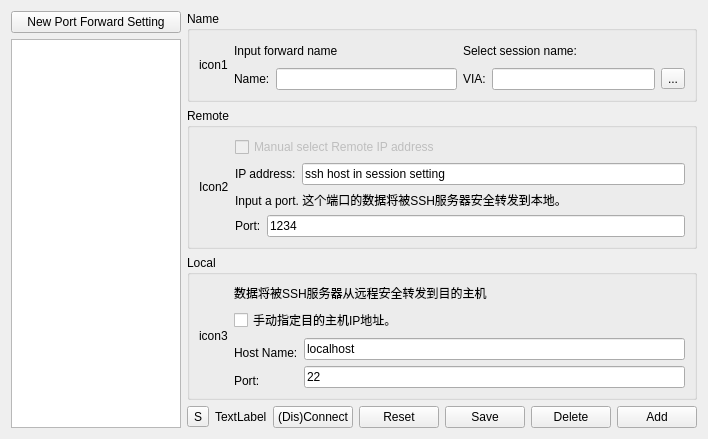
<?xml version="1.0" encoding="UTF-8"?>
<ui version="4.0">
 <class>ForwardManager</class>
 <widget class="QWidget" name="ForwardManager">
  <property name="geometry">
   <rect>
    <x>0</x>
    <y>0</y>
    <width>708</width>
    <height>439</height>
   </rect>
  </property>
  <property name="windowTitle">
   <string>Form</string>
  </property>
  <layout class="QHBoxLayout" name="horizontalLayout_9">
   <item>
    <layout class="QVBoxLayout" name="verticalLayout_4">
     <item>
      <widget class="QPushButton" name="pushButton">
       <property name="text">
        <string>New Port Forward Setting</string>
       </property>
      </widget>
     </item>
     <item>
      <widget class="QListWidget" name="listWidget">
       <property name="sizePolicy">
        <sizepolicy hsizetype="Expanding" vsizetype="Expanding">
         <horstretch>0</horstretch>
         <verstretch>0</verstretch>
        </sizepolicy>
       </property>
      </widget>
     </item>
    </layout>
   </item>
   <item>
    <layout class="QVBoxLayout" name="verticalLayout_6">
     <item>
      <widget class="QGroupBox" name="groupBox">
       <property name="title">
        <string>Name</string>
       </property>
       <layout class="QHBoxLayout" name="horizontalLayout_7">
        <item>
         <widget class="QLabel" name="label">
          <property name="text">
           <string>icon1</string>
          </property>
         </widget>
        </item>
        <item>
         <layout class="QVBoxLayout" name="verticalLayout">
          <item>
           <widget class="QLabel" name="label_2">
            <property name="text">
             <string>Input forward name</string>
            </property>
           </widget>
          </item>
          <item>
           <layout class="QHBoxLayout" name="horizontalLayout">
            <item>
             <widget class="QLabel" name="label_3">
              <property name="text">
               <string>Name:</string>
              </property>
             </widget>
            </item>
            <item>
             <widget class="QLineEdit" name="lineEdit"/>
            </item>
           </layout>
          </item>
         </layout>
        </item>
        <item>
         <layout class="QVBoxLayout" name="verticalLayout_5">
          <item>
           <widget class="QLabel" name="label_14">
            <property name="text">
             <string>Select session name:</string>
            </property>
           </widget>
          </item>
          <item>
           <layout class="QHBoxLayout" name="horizontalLayout_2">
            <item>
             <widget class="QLabel" name="label_13">
              <property name="text">
               <string>VIA:</string>
              </property>
             </widget>
            </item>
            <item>
             <widget class="QLineEdit" name="lineEdit_6"/>
            </item>
            <item>
             <widget class="QToolButton" name="toolButton_2">
              <property name="text">
               <string>...</string>
              </property>
             </widget>
            </item>
           </layout>
          </item>
         </layout>
        </item>
       </layout>
      </widget>
     </item>
     <item>
      <widget class="QGroupBox" name="groupBox_2">
       <property name="title">
        <string>Remote</string>
       </property>
       <layout class="QHBoxLayout" name="horizontalLayout_5">
        <item>
         <widget class="QLabel" name="label_4">
          <property name="text">
           <string>Icon2</string>
          </property>
         </widget>
        </item>
        <item>
         <layout class="QVBoxLayout" name="verticalLayout_2">
          <item>
           <widget class="QCheckBox" name="checkBox">
            <property name="enabled">
             <bool>false</bool>
            </property>
            <property name="text">
             <string>Manual select Remote IP address</string>
            </property>
           </widget>
          </item>
          <item>
           <layout class="QHBoxLayout" name="horizontalLayout_3">
            <item>
             <widget class="QLabel" name="label_5">
              <property name="text">
               <string>IP address:</string>
              </property>
             </widget>
            </item>
            <item>
             <widget class="QLineEdit" name="lineEdit_2">
              <property name="text">
               <string>ssh host in session setting</string>
              </property>
              <property name="readOnly">
               <bool>true</bool>
              </property>
             </widget>
            </item>
           </layout>
          </item>
          <item>
           <widget class="QLabel" name="label_6">
            <property name="text">
             <string>Input a port. 这个端口的数据将被SSH服务器安全转发到本地。</string>
            </property>
           </widget>
          </item>
          <item>
           <layout class="QHBoxLayout" name="horizontalLayout_4">
            <item>
             <widget class="QLabel" name="label_7">
              <property name="text">
               <string>Port:</string>
              </property>
             </widget>
            </item>
            <item>
             <widget class="QLineEdit" name="lineEdit_3">
              <property name="text">
               <string>1234</string>
              </property>
             </widget>
            </item>
           </layout>
          </item>
         </layout>
        </item>
       </layout>
      </widget>
     </item>
     <item>
      <widget class="QGroupBox" name="groupBox_3">
       <property name="title">
        <string>Local</string>
       </property>
       <layout class="QHBoxLayout" name="horizontalLayout_6">
        <item>
         <widget class="QLabel" name="label_8">
          <property name="text">
           <string>icon3</string>
          </property>
         </widget>
        </item>
        <item>
         <layout class="QVBoxLayout" name="verticalLayout_3">
          <item>
           <widget class="QLabel" name="label_9">
            <property name="text">
             <string>数据将被SSH服务器从远程安全转发到目的主机</string>
            </property>
           </widget>
          </item>
          <item>
           <widget class="QCheckBox" name="checkBox_2">
            <property name="text">
             <string>手动指定目的主机IP地址。</string>
            </property>
           </widget>
          </item>
          <item>
           <layout class="QGridLayout" name="gridLayout">
            <item row="0" column="0" rowspan="2">
             <widget class="QLabel" name="label_10">
              <property name="text">
               <string>Host Name:</string>
              </property>
             </widget>
            </item>
            <item row="0" column="1">
             <widget class="QLineEdit" name="lineEdit_4">
              <property name="text">
               <string>localhost</string>
              </property>
              <property name="readOnly">
               <bool>true</bool>
              </property>
             </widget>
            </item>
            <item row="1" column="1" rowspan="2">
             <widget class="QLineEdit" name="lineEdit_5">
              <property name="text">
               <string>22</string>
              </property>
             </widget>
            </item>
            <item row="2" column="0">
             <widget class="QLabel" name="label_11">
              <property name="text">
               <string>Port:</string>
              </property>
             </widget>
            </item>
           </layout>
          </item>
         </layout>
        </item>
       </layout>
      </widget>
     </item>
     <item>
      <layout class="QHBoxLayout" name="horizontalLayout_8">
       <item>
        <widget class="QToolButton" name="toolButton">
         <property name="text">
          <string>S</string>
         </property>
        </widget>
       </item>
       <item>
        <widget class="QLabel" name="label_12">
         <property name="text">
          <string>TextLabel</string>
         </property>
        </widget>
       </item>
       <item>
        <spacer name="horizontalSpacer_4">
         <property name="orientation">
          <enum>Qt::Horizontal</enum>
         </property>
         <property name="sizeHint" stdset="0">
          <size>
           <width>40</width>
           <height>20</height>
          </size>
         </property>
        </spacer>
       </item>
       <item>
        <widget class="QPushButton" name="pushButton_6">
         <property name="text">
          <string>(Dis)Connect</string>
         </property>
        </widget>
       </item>
       <item>
        <widget class="QPushButton" name="pushButton_2">
         <property name="text">
          <string>Reset</string>
         </property>
        </widget>
       </item>
       <item>
        <widget class="QPushButton" name="pushButton_3">
         <property name="text">
          <string>Save</string>
         </property>
        </widget>
       </item>
       <item>
        <widget class="QPushButton" name="pushButton_4">
         <property name="text">
          <string>Delete</string>
         </property>
        </widget>
       </item>
       <item>
        <widget class="QPushButton" name="pushButton_5">
         <property name="text">
          <string>Add</string>
         </property>
        </widget>
       </item>
      </layout>
     </item>
    </layout>
   </item>
  </layout>
 </widget>
 <resources/>
 <connections/>
</ui>
